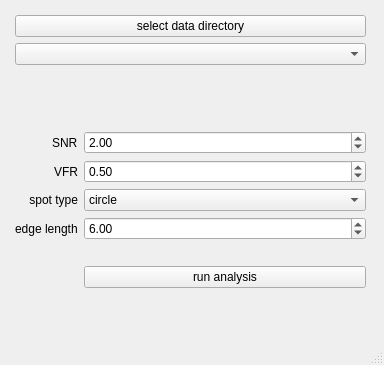
<?xml version="1.0" encoding="UTF-8"?>
<ui version="4.0">
 <class>MainWindow</class>
 <widget class="QMainWindow" name="MainWindow">
  <property name="geometry">
   <rect>
    <x>0</x>
    <y>0</y>
    <width>384</width>
    <height>365</height>
   </rect>
  </property>
  <property name="windowTitle">
   <string>MainWindow</string>
  </property>
  <widget class="QWidget" name="centralwidget">
   <widget class="QWidget" name="formLayoutWidget">
    <property name="geometry">
     <rect>
      <x>10</x>
      <y>10</y>
      <width>361</width>
      <height>333</height>
     </rect>
    </property>
    <layout class="QFormLayout" name="formLayout">
     <property name="sizeConstraint">
      <enum>QLayout::SetDefaultConstraint</enum>
     </property>
     <property name="fieldGrowthPolicy">
      <enum>QFormLayout::AllNonFixedFieldsGrow</enum>
     </property>
     <property name="labelAlignment">
      <set>Qt::AlignRight|Qt::AlignTrailing|Qt::AlignVCenter</set>
     </property>
     <property name="margin">
      <number>5</number>
     </property>
     <item row="0" column="0" colspan="2">
      <widget class="QPushButton" name="selectDirectoryPushButton">
       <property name="text">
        <string>select data directory</string>
       </property>
      </widget>
     </item>
     <item row="1" column="0" colspan="2">
      <widget class="QComboBox" name="selectSPEComboBox"/>
     </item>
     <item row="2" column="0" colspan="2">
      <widget class="QLabel" name="motorFileLabel">
       <property name="text">
        <string/>
       </property>
       <property name="alignment">
        <set>Qt::AlignCenter</set>
       </property>
      </widget>
     </item>
     <item row="3" column="0" colspan="2">
      <widget class="QLabel" name="blankFileLabel">
       <property name="text">
        <string/>
       </property>
       <property name="alignment">
        <set>Qt::AlignCenter</set>
       </property>
      </widget>
     </item>
     <item row="5" column="0">
      <widget class="QLabel" name="label_3">
       <property name="text">
        <string>SNR</string>
       </property>
      </widget>
     </item>
     <item row="6" column="0">
      <widget class="QLabel" name="label_4">
       <property name="text">
        <string>VFR</string>
       </property>
      </widget>
     </item>
     <item row="7" column="0">
      <widget class="QLabel" name="label_5">
       <property name="text">
        <string> spot type</string>
       </property>
      </widget>
     </item>
     <item row="7" column="1">
      <widget class="QComboBox" name="spotTypeComboBox">
       <item>
        <property name="text">
         <string>circle</string>
        </property>
       </item>
       <item>
        <property name="text">
         <string>square</string>
        </property>
       </item>
      </widget>
     </item>
     <item row="8" column="0">
      <widget class="QLabel" name="spotSizeLabel">
       <property name="text">
        <string>edge length</string>
       </property>
      </widget>
     </item>
     <item row="9" column="1">
      <widget class="QLabel" name="spotSizeLabel_2">
       <property name="text">
        <string/>
       </property>
      </widget>
     </item>
     <item row="10" column="1">
      <widget class="QPushButton" name="runAnalysisPushButton">
       <property name="text">
        <string>run analysis</string>
       </property>
      </widget>
     </item>
     <item row="4" column="0" colspan="2">
      <widget class="QLabel" name="spotCoordsFileLabel">
       <property name="text">
        <string/>
       </property>
       <property name="alignment">
        <set>Qt::AlignCenter</set>
       </property>
      </widget>
     </item>
     <item row="8" column="1">
      <widget class="QDoubleSpinBox" name="spotSizeSpinBox">
       <property name="value">
        <double>6.000000000000000</double>
       </property>
      </widget>
     </item>
     <item row="5" column="1">
      <widget class="QDoubleSpinBox" name="SNRSpinBox">
       <property name="singleStep">
        <double>0.100000000000000</double>
       </property>
       <property name="value">
        <double>2.000000000000000</double>
       </property>
      </widget>
     </item>
     <item row="6" column="1">
      <widget class="QDoubleSpinBox" name="VFRSpinBox">
       <property name="singleStep">
        <double>0.100000000000000</double>
       </property>
       <property name="value">
        <double>0.500000000000000</double>
       </property>
      </widget>
     </item>
    </layout>
   </widget>
  </widget>
  <widget class="QStatusBar" name="statusbar"/>
 </widget>
 <resources/>
 <connections/>
</ui>
